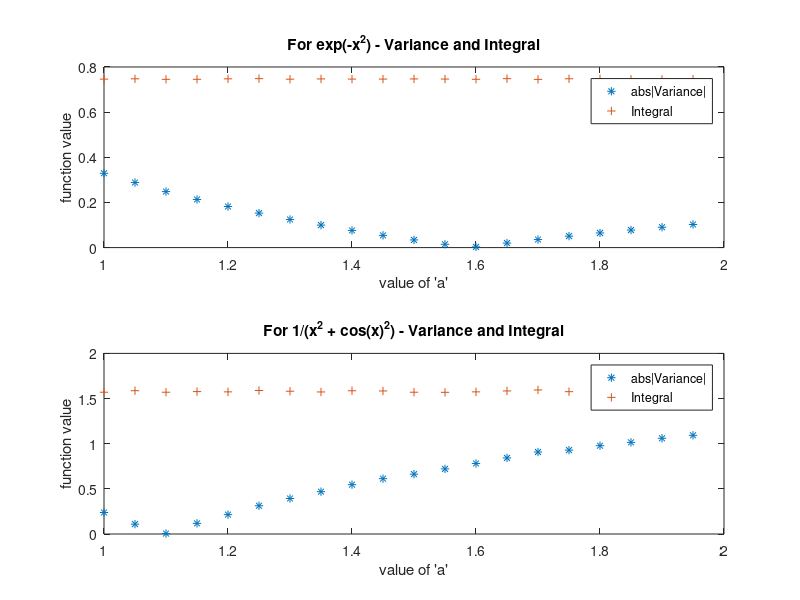

MATLAB code to generate this figure:
clear all
close all

% N = 300;
% 
% 
% %a = 1.58;
% aa = linspace(1,1.9,50);
% for jj = 1:length(aa)
%    a = aa(jj); 
%    sum1 = 0;
% sig1 = 0;
% sum2 = 0;
% sig2 = 0;
% 
% %a = 1.586
% for ii = 1:N
%     lm    = -a*exp(-1) + a;
%     lm2   = -a*exp(-pi) + a;
%     x     = rand(1) * lm;
%     x2    = rand(1) * lm2;
%     yx    = -log(abs(1-x/a));
%     yx2   = -log(abs(1-x2/a));
%     fx    = exp(-yx^2)/(a*exp(-yx)); 
%     fx2   = 1/(a*exp(-yx2)*(yx2^2 + cos(yx2)^2));
%     sum1  = sum1 + fx;
%     sum2  = sum2 + fx2;
%     sig1  = sig1 + fx^2;
%     sig2  = sig2 + fx2^2;
% end
% 
% Monte(jj)   = sum1*lm/N;
% Monte2(jj)  = sum2*lm2/N;
% SIGma       = sig1*lm/N;
% SIGma2      = sig2*lm2/N;
% VAR(jj)     = abs(SIGma - Monte(jj)^2);
% VAR2(jj)    = abs(SIGma2 - Monte2(jj)^2);
% end



A      = load('phys08.dat');
aa     = A(:,1);
Monte  = A(:,2);
Monte2 = A(:,3);
VAR    = A(:,4);
VAR2   = A(:,5);


subplot(2,1,1)
    plot(aa,VAR,'*',aa,Monte,'+')
    legend('abs|Variance|','Integral','Location','Best')
    title('For exp(-x^2) - Variance and Integral')
    xlabel('value of ''a''')
    ylabel('function value')
subplot(2,1,2)    
    plot(aa,VAR2,'*',aa,Monte2,'+')
    legend('abs|Variance|','Integral','Location','Best')
    title('For 1/(x^2 + cos(x)^2) - Variance and Integral')
    xlabel('value of ''a''')
    ylabel('function value')
